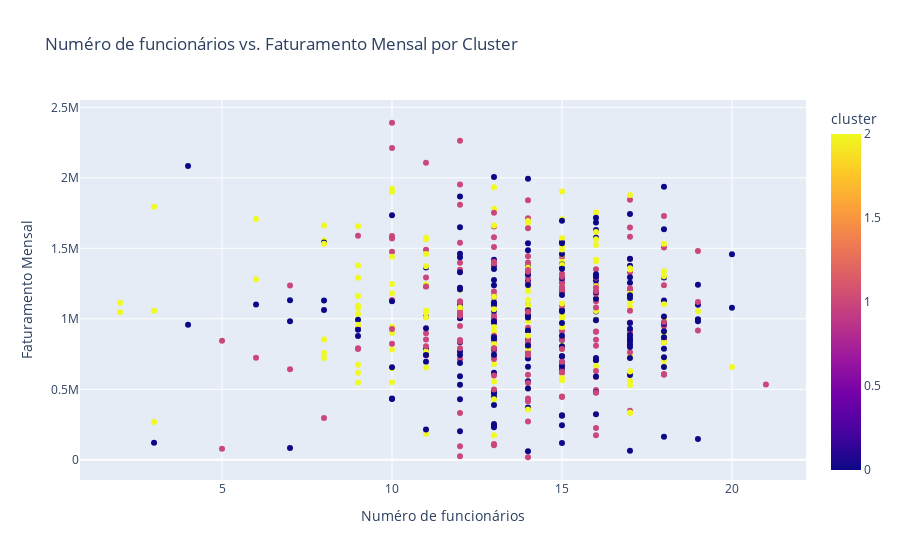

Notebook source saved alongside this figure:
### Code cell
# Plot "inovacao" and "faturamento_mensal" by cluster
px.scatter(
    df,
    x="numero_de_funcionarios",
    y="faturamento_mensal",
    color="cluster",
    title="Numéro de funcionários vs. Faturamento Mensal por Cluster",
    labels={
        "numero_de_funcionarios": "Numéro de funcionários",
        "faturamento_mensal": "Faturamento Mensal",
    },
)

### Figure 1 — Plotly figure (JSON) as saved in the notebook; plotly's stock layout.template omitted (floating-point values rounded to 4 significant figures; data arrays with more than 128 entries replaced by an {"elided": "..."} marker saying what was removed)
{"data": [{"hovertemplate": "Numéro de funcionários=%{x}<br>Faturamento Mensal=%{y}<br>cluster=%{marker.color}<extra></extra>", "legendgroup": "", "marker": {"color": {"elided": "500 int values"}, "coloraxis": "coloraxis", "symbol": "circle"}, "mode": "markers", "name": "", "orientation": "v", "showlegend": false, "type": "scatter", "x": {"elided": "500 int values"}, "xaxis": "x", "y": {"elided": "500 float values"}, "yaxis": "y"}], "layout": {"coloraxis": {"colorbar": {"title": {"text": "cluster"}}, "colorscale": [[0, "#0d0887"], [0.1111, "#46039f"], [0.2222, "#7201a8"], [0.3333, "#9c179e"], [0.4444, "#bd3786"], [0.5556, "#d8576b"], [0.6667, "#ed7953"], [0.7778, "#fb9f3a"], [0.8889, "#fdca26"], [1, "#f0f921"]]}, "legend": {"tracegroupgap": 0}, "title": {"text": "Numéro de funcionários vs. Faturamento Mensal por Cluster"}, "xaxis": {"anchor": "y", "domain": [0, 1], "title": {"text": "Numéro de funcionários"}}, "yaxis": {"anchor": "x", "domain": [0, 1], "title": {"text": "Faturamento Mensal"}}}}
